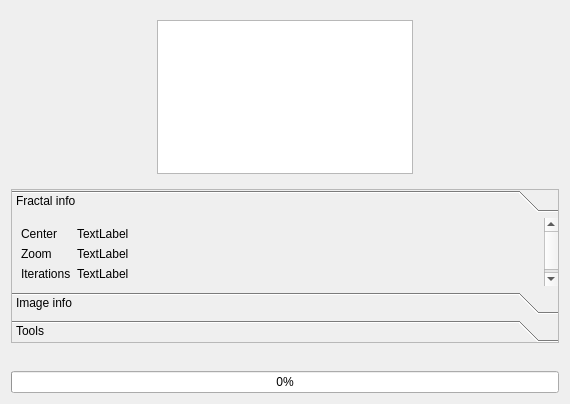
<?xml version="1.0" encoding="UTF-8"?>
<ui version="4.0">
 <class>FractalForm</class>
 <widget class="QWidget" name="FractalForm">
  <property name="geometry">
   <rect>
    <x>0</x>
    <y>0</y>
    <width>570</width>
    <height>404</height>
   </rect>
  </property>
  <property name="sizePolicy">
   <sizepolicy hsizetype="Expanding" vsizetype="Expanding">
    <horstretch>0</horstretch>
    <verstretch>0</verstretch>
   </sizepolicy>
  </property>
  <property name="minimumSize">
   <size>
    <width>50</width>
    <height>50</height>
   </size>
  </property>
  <property name="windowTitle">
   <string>FractalForm</string>
  </property>
  <layout class="QVBoxLayout" name="verticalLayout">
   <item>
    <widget class="QWidget" name="widget" native="true">
     <property name="minimumSize">
      <size>
       <width>50</width>
       <height>50</height>
      </size>
     </property>
     <layout class="QHBoxLayout" name="horizontalLayout">
      <item>
       <spacer name="horizontalSpacer">
        <property name="orientation">
         <enum>Qt::Horizontal</enum>
        </property>
        <property name="sizeType">
         <enum>QSizePolicy::Expanding</enum>
        </property>
        <property name="sizeHint" stdset="0">
         <size>
          <width>5</width>
          <height>5</height>
         </size>
        </property>
       </spacer>
      </item>
      <item>
       <widget class="QGraphicsView" name="graphicsView">
        <property name="sizePolicy">
         <sizepolicy hsizetype="Maximum" vsizetype="Maximum">
          <horstretch>0</horstretch>
          <verstretch>0</verstretch>
         </sizepolicy>
        </property>
        <property name="contextMenuPolicy">
         <enum>Qt::CustomContextMenu</enum>
        </property>
       </widget>
      </item>
      <item>
       <spacer name="horizontalSpacer_2">
        <property name="orientation">
         <enum>Qt::Horizontal</enum>
        </property>
        <property name="sizeType">
         <enum>QSizePolicy::Expanding</enum>
        </property>
        <property name="sizeHint" stdset="0">
         <size>
          <width>5</width>
          <height>5</height>
         </size>
        </property>
       </spacer>
      </item>
     </layout>
    </widget>
   </item>
   <item>
    <widget class="QToolBox" name="toolBox">
     <property name="frameShape">
      <enum>QFrame::StyledPanel</enum>
     </property>
     <property name="currentIndex">
      <number>0</number>
     </property>
     <widget class="QWidget" name="page_fractal">
      <property name="geometry">
       <rect>
        <x>0</x>
        <y>0</y>
        <width>534</width>
        <height>83</height>
       </rect>
      </property>
      <attribute name="label">
       <string>Fractal info</string>
      </attribute>
      <layout class="QVBoxLayout" name="verticalLayout_2">
       <item>
        <layout class="QFormLayout" name="formLayout">
         <item row="0" column="0">
          <widget class="QLabel" name="labelCenter">
           <property name="text">
            <string>Center</string>
           </property>
          </widget>
         </item>
         <item row="0" column="1">
          <widget class="QLabel" name="labelCenterValue">
           <property name="text">
            <string>TextLabel</string>
           </property>
          </widget>
         </item>
         <item row="1" column="0">
          <widget class="QLabel" name="labelZoom">
           <property name="text">
            <string>Zoom</string>
           </property>
           <property name="textFormat">
            <enum>Qt::PlainText</enum>
           </property>
          </widget>
         </item>
         <item row="1" column="1">
          <widget class="QLabel" name="labelZoomValue">
           <property name="text">
            <string>TextLabel</string>
           </property>
          </widget>
         </item>
         <item row="2" column="0">
          <widget class="QLabel" name="labelIterations">
           <property name="text">
            <string>Iterations</string>
           </property>
           <property name="textFormat">
            <enum>Qt::PlainText</enum>
           </property>
          </widget>
         </item>
         <item row="2" column="1">
          <widget class="QLabel" name="labelIterationsValue">
           <property name="text">
            <string>TextLabel</string>
           </property>
          </widget>
         </item>
        </layout>
       </item>
      </layout>
     </widget>
     <widget class="QWidget" name="page_img">
      <property name="geometry">
       <rect>
        <x>0</x>
        <y>0</y>
        <width>534</width>
        <height>83</height>
       </rect>
      </property>
      <attribute name="label">
       <string>Image info</string>
      </attribute>
      <layout class="QVBoxLayout" name="verticalLayout_3">
       <item>
        <layout class="QFormLayout" name="formLayout_2">
         <property name="fieldGrowthPolicy">
          <enum>QFormLayout::AllNonFixedFieldsGrow</enum>
         </property>
         <item row="0" column="0">
          <widget class="QLabel" name="labelWidth">
           <property name="text">
            <string>Width</string>
           </property>
          </widget>
         </item>
         <item row="0" column="1">
          <widget class="QLabel" name="labelWidthValue">
           <property name="text">
            <string>TextLabel</string>
           </property>
          </widget>
         </item>
         <item row="1" column="0">
          <widget class="QLabel" name="labelHeight">
           <property name="midLineWidth">
            <number>0</number>
           </property>
           <property name="text">
            <string>Height</string>
           </property>
          </widget>
         </item>
         <item row="1" column="1">
          <widget class="QLabel" name="labelHeightValue">
           <property name="text">
            <string>TextLabel</string>
           </property>
          </widget>
         </item>
         <item row="2" column="0">
          <widget class="QLabel" name="labelColorScheme">
           <property name="midLineWidth">
            <number>0</number>
           </property>
           <property name="text">
            <string>Color scheme</string>
           </property>
          </widget>
         </item>
         <item row="2" column="1">
          <widget class="QLabel" name="labelColorSchemeValue">
           <property name="text">
            <string>TextLabel</string>
           </property>
          </widget>
         </item>
        </layout>
       </item>
      </layout>
     </widget>
     <widget class="QWidget" name="pageTools">
      <property name="geometry">
       <rect>
        <x>0</x>
        <y>0</y>
        <width>550</width>
        <height>82</height>
       </rect>
      </property>
      <attribute name="label">
       <string>Tools</string>
      </attribute>
      <layout class="QVBoxLayout" name="verticalLayout_4">
       <item>
        <widget class="QPushButton" name="pushButtonSaveImg">
         <property name="text">
          <string>Save image as...</string>
         </property>
        </widget>
       </item>
      </layout>
     </widget>
    </widget>
   </item>
   <item>
    <spacer name="verticalSpacer">
     <property name="orientation">
      <enum>Qt::Vertical</enum>
     </property>
     <property name="sizeHint" stdset="0">
      <size>
       <width>20</width>
       <height>40</height>
      </size>
     </property>
    </spacer>
   </item>
   <item>
    <widget class="QLabel" name="labelStatusBar">
     <property name="text">
      <string/>
     </property>
    </widget>
   </item>
   <item>
    <widget class="QProgressBar" name="progressBar">
     <property name="value">
      <number>0</number>
     </property>
    </widget>
   </item>
  </layout>
 </widget>
 <resources/>
 <connections>
  <connection>
   <sender>graphicsView</sender>
   <signal>customContextMenuRequested(QPoint)</signal>
   <receiver>FractalForm</receiver>
   <slot>onClick(QPoint)</slot>
   <hints>
    <hint type="sourcelabel">
     <x>284</x>
     <y>94</y>
    </hint>
    <hint type="destinationlabel">
     <x>284</x>
     <y>201</y>
    </hint>
   </hints>
  </connection>
 </connections>
 <slots>
  <slot>saveImg()</slot>
  <slot>onClick(QPoint)</slot>
 </slots>
</ui>
